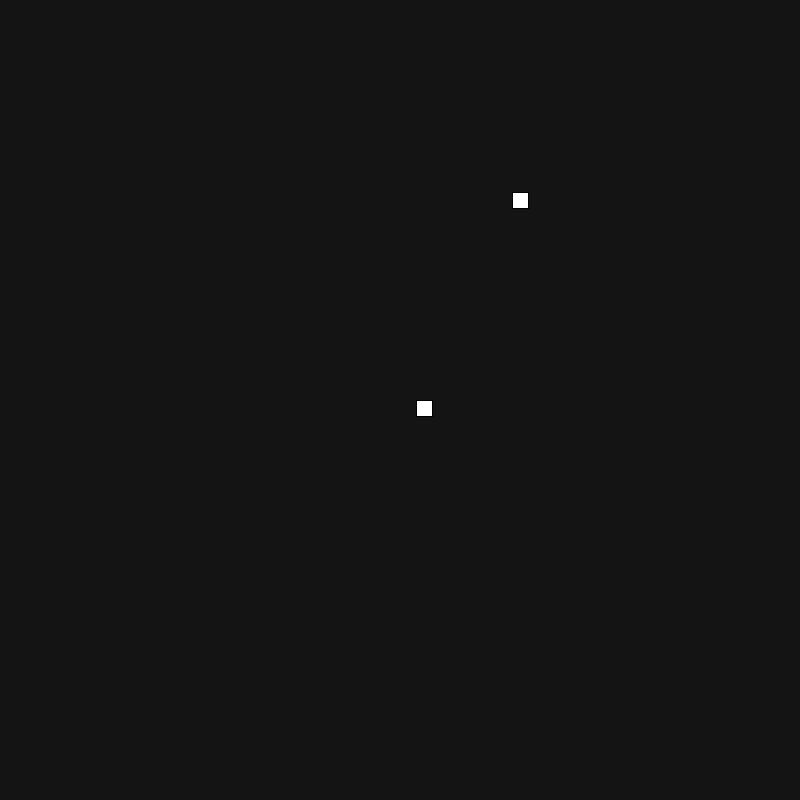
Frame 1 (no input)
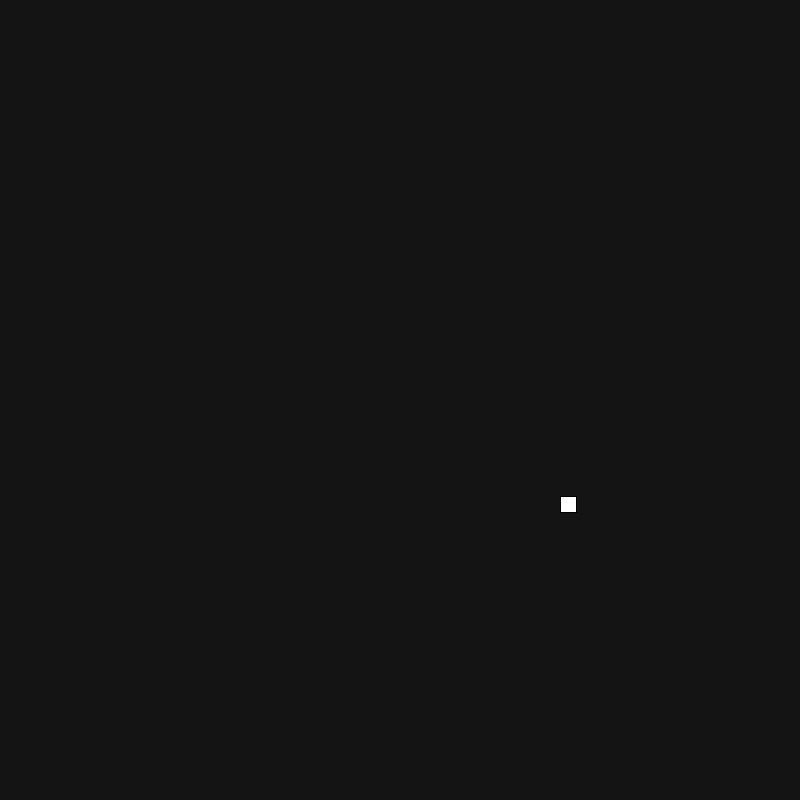
Frame 60 (the mouse pressed at the canvas centre just before this capture)
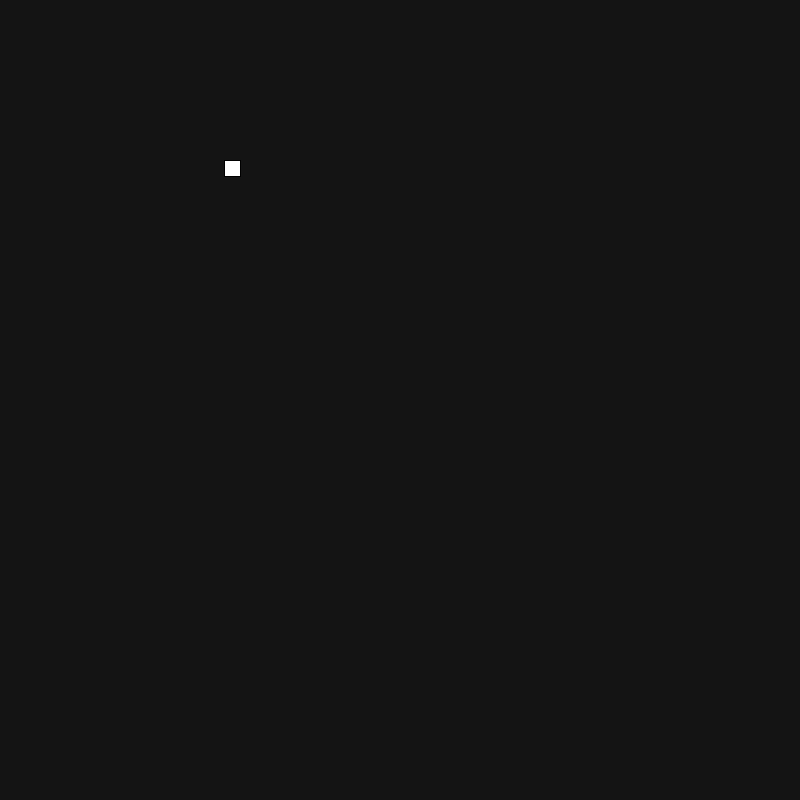
Frame 120 (the mouse held since frame 60 and released just before this capture)

The Processing sketch that drew these frames (run headless with seeded random() and noise(); from frame 60 on, the mouse is pressed at the canvas centre):

// Processing sketch: snake
// ── snake.pde
Slang siegfried = new Slang();
int foodX;
int foodY;

void setup() {
  size(800, 800);
  rectMode(CENTER);
}

void draw() {
  delay(100);
  background(20);
  spawnFood();
  siegfried.move();
  siegfried.display();
}

void spawnFood() {
  foodX = ((int) random(50))*16 + 8;
  foodY = ((int) random(50))*16 + 8;
  rect(foodX,foodY,16,16);
}
// ── food.pde
//class Food {
//  int foodX;
//  int foodY;
  
//  Food() {
//    headX = 408;
//    headY = 408;
//    nextX = 408;
//    nextY = 408;
//    size = 16;
//    dir = 2;
//  }
  
//  void move() {
//    if(dir == 1) {
//      nextY = headY - 16;
//    }
//    else if(dir == 2) {
//      nextX = headX + 16;
//    }
//    else if(dir == 3) {
//      nextY = headY + 16;
//    }
//    else {
//      nextX = headX - 16;
//    }
//    headX = nextX;
//    headY = nextY;
//  }
  
//  void eat() {
//    spawnFood();
//  }
  
//  void display() {
//    rect(headX,headY,size,size);
//  }
  
//}
// ── slang.pde
class Slang {
  int headX;
  int headY;
  int nextX;
  int nextY;
  int size;
  int dir;
  
  Slang() {
    headX = 408;
    headY = 408;
    nextX = 408;
    nextY = 408;
    size = 16;
    dir = 2;
  }
  
  void move() {
    if(dir == 1) {
      nextY = headY - 16;
    }
    else if(dir == 2) {
      nextX = headX + 16;
    }
    else if(dir == 3) {
      nextY = headY + 16;
    }
    else {
      nextX = headX - 16;
    }
    headX = nextX;
    headY = nextY;
  }
  
  void eat() {
    spawnFood();
  }
  
  void display() {
    rect(headX,headY,size,size);
  }
  
}
